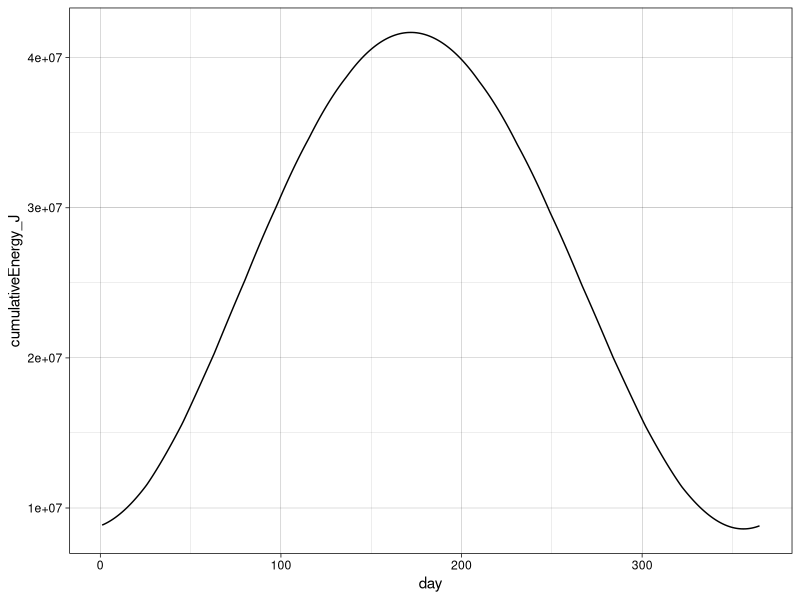

Write R code to recreate this figure.
######
# Procrastination in the form of solar modelling
######

library(tidyr)
library(ggplot2)

#####
# For each day we
# 1. calculate fractional year and solar declination
# 2. calculate solar constant due to orbital effects
# 3. For each time step: calculate solar zenith (elevation) and azimuth
# 4. Calculate irradiance on a flat surface or slope
# 5. keep track of our data for plotting/analysis later

#####
# because we aren't concerned about specific times we assume we're always on local solar time
# and just count minutes in to the day

##### 
# The big list of assumptions:
# 1. atmospheric transmission = 1, weather = 0
# 2. perfectly horizontal surface with
# 3. no horizon obstructions or anything like that
# 4. no atmosphere (no diffuse solar rad)

#####
# TODOs
# 2. implement the slope functions


#####
# User parameters
#####

# Site and model specifications
latitude <- 48 # site latitude in degrees. 48 ~= Freiburg (positive N, negative S)
timestep <- 30 # model timestep in minutes
Io <- 1361 # solar constant
startday <- 1 # YD to begin model
ndays <- 365 # 1 year

#####


#####
# FUNCTIONS
#####

# simple functions
radToDeg <- function(r) {return(r * (180/pi))}
degToRad <- function(deg) {return(deg*(pi/180))}


# sun location
fractionalYear <- function(yd) {return((2*pi)/365 * (yd-1))} # gamma, returned in RADIANS

solarDeclination <- function(gamma) { # delta / solar declination
  delta <- 0.006918 - 0.399912*cos(gamma) + 0.070257*sin(gamma) - 
    0.006758*cos(2*gamma) + 0.000907*sin(2*gamma) - 
    0.002697*cos(3*gamma) + 0.00148*sin(3*gamma)
  return(delta) # returned in radians!
}

EqnofTime <- function(gamma) { # equation of time IN MINUTES
  dTlat <- 229.18 * (0.000075 + 0.001868*cos(gamma) -
                       0.032077*sin(gamma) - 0.014615*cos(2*gamma)-
                       0.040849*sin(2*gamma))
  return(dTlat) # returned in MINUTES!
}

hourAngle <- function(minutes) { # simplified hour angle calculation assuming we're always in local solar time
  return(degToRad((1*(minutes-720))/4)) # returned IN RADIANS
}

solarElevation <- function(latitudeRadians, declination, hourAngle) { # determine solar elevation
  # assumes all input variables are already in radians
  elevation <- asin(sin(declination)*sin(latitudeRadians)+cos(declination)*cos(latitudeRadians)*cos(hourAngle))
  return(radToDeg(elevation)) # returned IN DEGREES
}

solarZenith <- function(elevation) { # returns solar zenith in degrees, requires elevation be passed in degrees
  return(90-elevation)
}

solarAzimuth <- function(latitudeRadians, declination, hourAngle, elevationRadians) { # returns solar azimuth
  # assumes all input variables are already in radians
  azimuth <- acos( (sin(declination)*cos(latitudeRadians)-cos(declination)*sin(latitudeRadians)*cos(hourAngle))/cos(elevationRadians) )
  
  if (hourAngle > 0) { # past noon we do 360-azimuth
    az <- 360-radToDeg(azimuth)
  } else {
    az <- radToDeg(azimuth) # returned IN DEGREES
  }
  
  if (is.nan(az)) { # handling errors I don't understand
    az <- 180
  }
  
  return(az)
}

slopeGeometry <- function(slopeAngleRad, solarElevRad, solarAzRad, slopeAzRad) {# implementing slopes
  # all input variables need to be in radians, lads
  relativeAngle <- acos( cos(slopeAngleRad)*sin(solarElevRad) + sin(slopeAngleRad)*cos(solarElevRad)*cos(solarAzRad-slopeAzRad) )

  return(radToDeg(relativeAngle))
}

# radiation stuff
solarConst <- function(gamma, solarConst) { # determine variation in solar constant due to orbit
  # equates the mean to real orbit using the inverse square law
  ratio <- 1.00011 + 0.034221*cos(gamma) + 0.001280*sin(gamma) +
    0.000719*cos(2*gamma) + 0.000077*sin(2*gamma)
  insol <- solarConst * ratio
  return(insol)
}

cosineLaw <- function(z, KdownTOA) { # implement cosine law of illumination
  # takes z as DEGREES, returns W/m2 at horizontal surface!
  return(KdownTOA*cos(degToRad(z)))
}

cosineLawSlope <- function(zRad, kdownTOA, slopeGeomRad) {
  
  return((kdownTOA/cos(zRad))*cos(slopeGeomRad)) # returns W/m2
  
}
#####

#####
# MODEL
#####

# data storage
# i, day, minutes, gamma, declination, kTOA, hourangle, solarElev, solarAz, solarZenith, KHoriz, JoulesHoriz
bigFrame <- matrix(nrow=((1440/timestep)+1)*ndays, ncol=12)

# day, gamma, declination, kTOA, maxSolarElev, meanSolarElev, meanKhoriz, cumEhoriz
smallFrame <- matrix(nrow=ndays, ncol=8)


latitudeRadians <- degToRad(latitude) # for simplicity
i <- 0 # tracks iteration

# model start
for (day in startday:ndays) { # day loop (for leap year need to modify gamma too)
  
  gamma <- fractionalYear(day) # calculate gamma (fractional year)
  declination <- solarDeclination(gamma) # calculate solar declination for the day
  kDownTOA <- solarConst(gamma, Io) # determine Kdown at Tropopause due to orbital variations
  
  minutes <- 0 # start the day
  
  while (minutes <= 1440) {
    
    i <- i + 1
    
    # solar position calculations
    hourAngleRads <- hourAngle(minutes) # get hour angle
    solarElevDeg <- solarElevation(latitudeRadians, declination, hourAngleRads) # elevation
    
    if (solarElevDeg > 0) {
      
      solarAzDeg <- solarAzimuth(latitudeRadians, declination, hourAngleRads, degToRad(solarElevDeg)) # get azimuth
      solarZenDeg <- solarZenith(solarElevDeg) # get Zenith
      
      Khoriz <- cosineLaw(solarZenDeg, kDownTOA) # determine incident K at a horizontal surface (W/m2)
      Jhoriz <- Khoriz * 60 * timestep
      
      
      
    } else {
      solarAzDeg <- NaN
      solarZenDeg <- NaN
      Khoriz <- 0
      Jhoriz <- 0
    }
    
    bigFrame[i,] <- c(i, day, minutes, gamma, radToDeg(declination), kDownTOA, radToDeg(hourAngleRads), solarElevDeg, solarAzDeg, solarZenDeg, Khoriz, Jhoriz)
    
    minutes <- minutes + timestep
  }
  
  # day, gamma, declination, kTOA, maxSolarElev, meanSolarElev, meanKsurf, cumJoules
  dayData <- bigFrame[which(bigFrame[,2]==day),]

  smallFrame[day,] <- c(day, gamma, radToDeg(declination), kDownTOA, max(dayData[,8]), mean(dayData[,8]), mean(dayData[,11]), sum(dayData[,12]))
  
} # model end
#####

# cleaning the data
bigFrame <- as.data.frame(bigFrame)
colnames(bigFrame) <- c("i","day","minute","fractionalYear_rad", "solarDeclination_deg", "KdownTOA_Wm2", "hourAngle_deg", "solarElevation_deg",
                        "solarAzimuth_deg", "solarZenith_deg", "Ksurface_Wm2")

smallFrame <- as.data.frame(smallFrame)
colnames(smallFrame) <- c("day", "fractionalYear_rad", "solarDeclination_deg", "KdownTOA_Wm2", "maxSolarElevation_deg", "meanSolarElevation_deg", "meanKsurface_Wm2", "cumulativeEnergy_J")

# plot
ggplot(smallFrame, aes(x=day, y=cumulativeEnergy_J)) + geom_line() + theme_linedraw()

